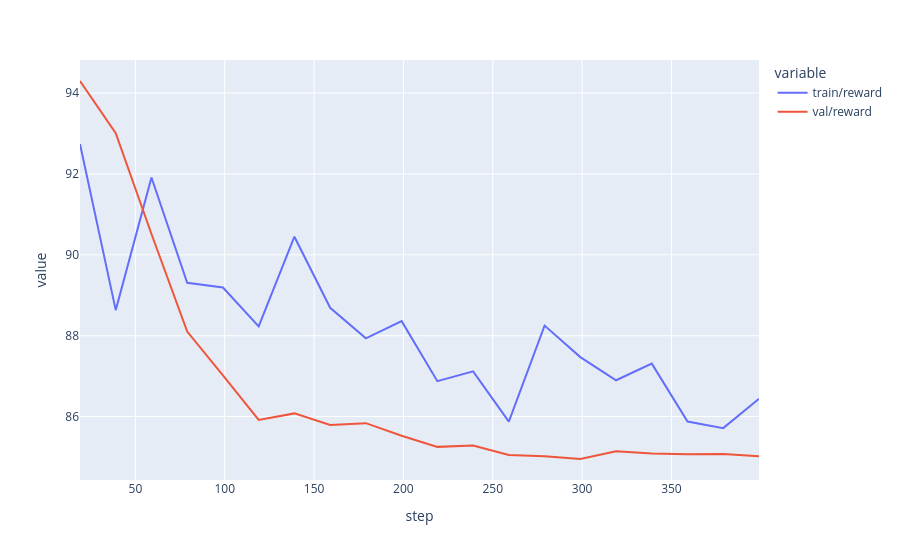

Notebook code cell kept with this figure:
### Code cell
px.line(data_frame=metrics.dropna(), x="step", y=["train/reward", "val/reward"])

### Figure 1 — Plotly figure (JSON) as saved in the notebook; plotly's stock layout.template omitted (floating-point values rounded to 4 significant figures)
{"data": [{"hovertemplate": "variable=train/reward<br>step=%{x}<br>value=%{y}<extra></extra>", "legendgroup": "train/reward", "line": {"color": "#636efa", "dash": "solid"}, "marker": {"symbol": "circle"}, "mode": "lines", "name": "train/reward", "orientation": "v", "showlegend": true, "type": "scatter", "x": [19, 39, 59, 79, 99, 119, 139, 159, 179, 199, 219, 239, 259, 279, 299, 319, 339, 359, 379, 399], "xaxis": "x", "y": [92.74, 88.63, 91.91, 89.31, 89.19, 88.23, 90.45, 88.69, 87.93, 88.36, 86.88, 87.12, 85.88, 88.25, 87.47, 86.9, 87.31, 85.88, 85.71, 86.44], "yaxis": "y"}, {"hovertemplate": "variable=val/reward<br>step=%{x}<br>value=%{y}<extra></extra>", "legendgroup": "val/reward", "line": {"color": "#EF553B", "dash": "solid"}, "marker": {"symbol": "circle"}, "mode": "lines", "name": "val/reward", "orientation": "v", "showlegend": true, "type": "scatter", "x": [19, 39, 59, 79, 99, 119, 139, 159, 179, 199, 219, 239, 259, 279, 299, 319, 339, 359, 379, 399], "xaxis": "x", "y": [94.3, 93.01, 90.52, 88.1, 87.02, 85.92, 86.08, 85.79, 85.84, 85.52, 85.25, 85.28, 85.05, 85.02, 84.95, 85.14, 85.09, 85.07, 85.07, 85.02], "yaxis": "y"}], "layout": {"legend": {"title": {"text": "variable"}, "tracegroupgap": 0}, "margin": {"t": 60}, "xaxis": {"anchor": "y", "domain": [0, 1], "title": {"text": "step"}}, "yaxis": {"anchor": "x", "domain": [0, 1], "title": {"text": "value"}}}}
